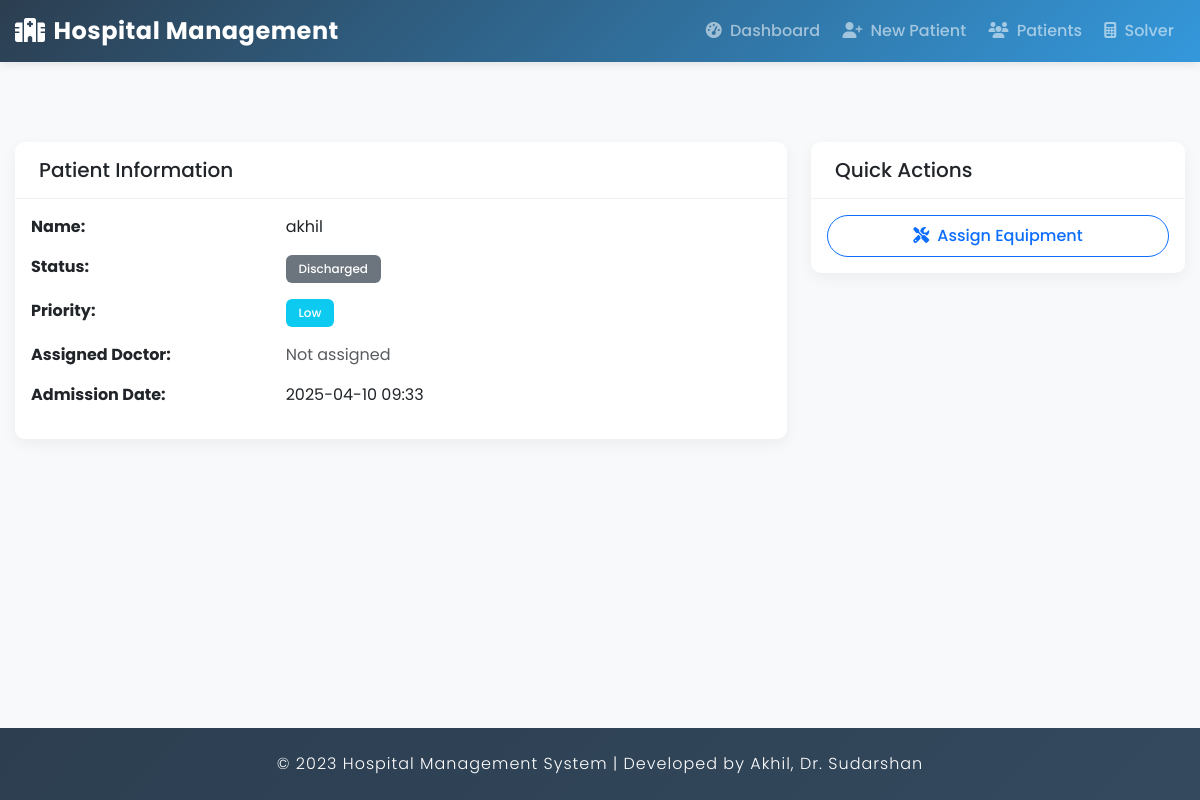
The app's page /patient/18/ with its own data.
### hospital/models.py (models this page shows, shortened)
class Patient(models.Model):
    STATUS_CHOICES = [
        ('WAI', 'Waiting'),
        ('ADM', 'Admitted'),
        ('TRE', 'Under Treatment'),
        ('DIS', 'Discharged'),
    ]
    PRIORITY_CHOICES = [
        (1, 'Low'),
        (2, 'Medium'),
        (3, 'High'),
        (4, 'Critical'),
        (5, 'Emergency'),
    ]
    GENDER_CHOICES = [
        ('M', 'Male'),
        ('F', 'Female'),
        ('O', 'Other'),
    ]
    name = models.CharField(max_length=100)
    age = models.IntegerField(validators=[MinValueValidator(0), MaxValueValidator(150)])
    gender = models.CharField(max_length=1, choices=GENDER_CHOICES, default='M')
    admission_date = models.DateTimeField(auto_now_add=True)
    condition = models.TextField()
    diagnosis = models.TextField(blank=True)
    status = models.CharField(max_length=3, choices=STATUS_CHOICES, default='WAI')
    priority = models.IntegerField(choices=PRIORITY_CHOICES, default=1)
    expected_stay_days = models.IntegerField(validators=[MinValueValidator(1)], default=1)
    notes = models.TextField(blank=True)
    required_equipment = models.JSONField(default=list, blank=True)
    assigned_doctor = models.ForeignKey(Doctor, on_delete=models.SET_NULL, null=True, blank=True)
    assigned_bed = models.ForeignKey(Bed, on_delete=models.SET_NULL, null=True, blank=True)

### hospital/views.py (the view)
# urls.py: path('patient/<int:pk>/', views.patient_detail, name='patient_detail'),
def patient_detail(request, pk):
    patient = get_object_or_404(Patient, pk=pk)
    available_doctors = Doctor.objects.filter(is_available=True).order_by('user__first_name', 'user__last_name')
    return render(request, 'hospital/patient_detail.html', {
        'patient': patient,
        'available_doctors': available_doctors
    })

### hospital/templates/hospital/patient_detail.html (shortened to what this page needs)
{% extends 'hospital/base.html' %}
{% block content %}
<div class="container mt-4">
    <div class="row">
        <div class="col-md-8">
            <div class="card">
                <div class="card-header">
                    <h5 class="card-title mb-0">Patient Information</h5>
                </div>
                <div class="card-body">
                    <div class="row mb-3">
                        <div class="col-md-4 fw-bold">Name:</div>
                        <div class="col-md-8">{{ patient.name }}</div>
                    </div>
                    <div class="row mb-3">
                        <div class="col-md-4 fw-bold">Status:</div>
                        <div class="col-md-8">
                            <span class="badge bg-{% if patient.status == 'WAI' %}warning{% elif patient.status == 'TRE' %}success{% else %}secondary{% endif %}">
                                {{ patient.get_status_display }}
                            </span>
                        </div>
                    </div>
                    <div class="row mb-3">
                        <div class="col-md-4 fw-bold">Priority:</div>
                        <div class="col-md-8">
                            <span class="badge bg-{% if patient.priority >= 4 %}danger{% elif patient.priority >= 3 %}warning{% else %}info{% endif %}">
                                {{ patient.get_priority_display }}
                            </span>
                        </div>
                    </div>
                    <div class="row mb-3">
                        <div class="col-md-4 fw-bold">Assigned Doctor:</div>
                        <div class="col-md-8">
                            {% if patient.assigned_doctor %}
                                <div class="d-flex align-items-center">
                                    <span class="me-2">Dr. {{ patient.assigned_doctor.user.get_full_name }}</span>
                                    {% if patient.status == 'TRE' %}
                                        <form method="post" action="{% url 'hospital:unassign_doctor' patient_id=patient.id %}" class="d-inline">
                                            {% csrf_token %}
                                            <button type="submit" class="btn btn-outline-danger btn-sm" onclick="return confirm('Are you sure you want to unassign this doctor?');">
                                                <i class="fas fa-user-minus me-1"></i>Unassign
                                            </button>
                                        </form>
                                    {% endif %}
                                </div>
                            {% else %}
                                <span class="text-muted">Not assigned</span>
                            {% endif %}
                        </div>
                    </div>
                    <div class="row mb-3">
                        <div class="col-md-4 fw-bold">Admission Date:</div>
                        <div class="col-md-8">{{ patient.admission_date|date:"Y-m-d H:i" }}</div>
                    </div>
                </div>
            </div>
        </div>
        <div class="col-md-4">
            <div class="card">
                <div class="card-header">
                    <h5 class="card-title mb-0">Quick Actions</h5>
                </div>
                <div class="card-body">
                    <div class="d-grid gap-2">
                        <a href="{% url 'hospital:assign_equipment' patient.id %}" class="btn btn-outline-primary">
                            <i class="fas fa-tools me-2"></i>Assign Equipment
                        </a>
                    </div>
                </div>
            </div>
        </div>
    </div>
</div>
{% endblock %}

### hospital/templates/hospital/base.html (style rules this page uses)
:root { --primary-color: #2c3e50; --secondary-color: #3498db; --accent-color: #1abc9c; --light-color: #ecf0f1; --dark-color: #2c3e50; --danger-color: #e74c3c; --warning-color: #f39c12; --success-color: #27ae60; --info-color: #3498db; }
body { font-family: 'Poppins', sans-serif; background-color: #f8f9fa; color: #444; min-height: 100vh; display: flex; flex-direction: column; }
.container { max-width: 1200px; padding: 0 15px; }
.card { border-radius: 10px; border: none; box-shadow: 0 5px 15px rgba(0, 0, 0, 0.05); transition: transform 0.3s, box-shadow 0.3s; margin-bottom: 1.5rem; overflow: hidden; }
.card-header { background-color: #fff; border-bottom: 1px solid rgba(0, 0, 0, 0.05); font-weight: 600; padding: 1rem 1.5rem; }
.btn { font-weight: 500; border-radius: 30px; padding: 0.5rem 1.5rem; transition: all 0.3s; }
.badge { padding: 0.5rem 0.8rem; font-weight: 500; border-radius: 6px; }

### records on screen
Patient: name "akhil", status "Discharged", priority "Low", admission_date "2025-04-10 09:33"
